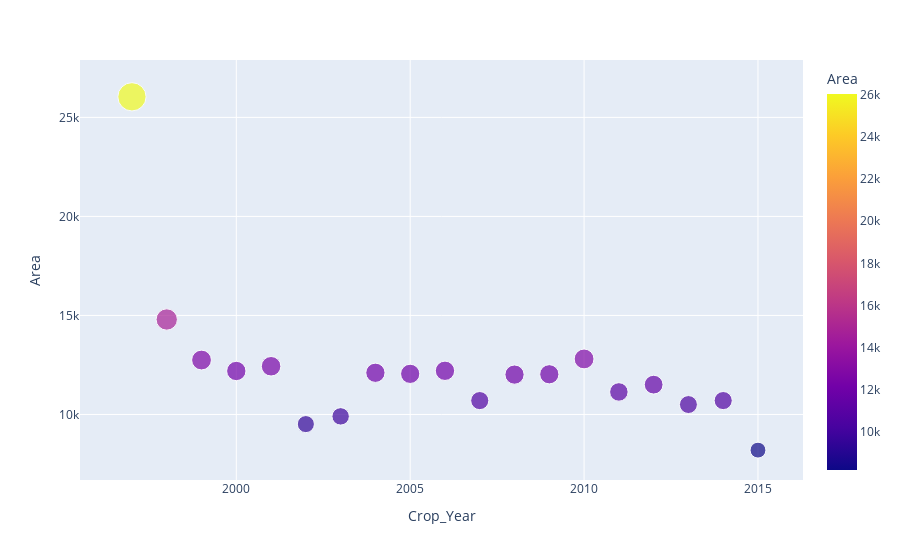

Write notebook code for a chart like this one.
### Markdown cell above
## Average Crop Area through the years

### Code cell
temp = df.groupby(by='Crop_Year')['Area'].mean().reset_index()
px.scatter(temp, 'Crop_Year', 'Area', color='Area', size='Area')

### Figure 1 — Plotly figure (JSON) as saved in the notebook; plotly's stock layout.template omitted (floating-point values rounded to 4 significant figures)
{"data": [{"hovertemplate": "Crop_Year=%{x}<br>Area=%{marker.color}<extra></extra>", "legendgroup": "", "marker": {"color": [26040.0, 14800.0, 12750.0, 12200.0, 12430.0, 9514.0, 9905.0, 12110.0, 12050.0, 12210.0, 10700.0, 12010.0, 12030.0, 12800.0, 11140.0, 11510.0, 10500.0, 10700.0, 8200.0], "coloraxis": "coloraxis", "size": [26040.0, 14800.0, 12750.0, 12200.0, 12430.0, 9514.0, 9905.0, 12110.0, 12050.0, 12210.0, 10700.0, 12010.0, 12030.0, 12800.0, 11140.0, 11510.0, 10500.0, 10700.0, 8200.0], "sizemode": "area", "sizeref": 65.1, "symbol": "circle"}, "mode": "markers", "name": "", "orientation": "v", "showlegend": false, "type": "scatter", "x": [1997, 1998, 1999, 2000, 2001, 2002, 2003, 2004, 2005, 2006, 2007, 2008, 2009, 2010, 2011, 2012, 2013, 2014, 2015], "xaxis": "x", "y": [26040.0, 14800.0, 12750.0, 12200.0, 12430.0, 9514.0, 9905.0, 12110.0, 12050.0, 12210.0, 10700.0, 12010.0, 12030.0, 12800.0, 11140.0, 11510.0, 10500.0, 10700.0, 8200.0], "yaxis": "y"}], "layout": {"coloraxis": {"colorbar": {"title": {"text": "Area"}}, "colorscale": [[0, "#0d0887"], [0.1111, "#46039f"], [0.2222, "#7201a8"], [0.3333, "#9c179e"], [0.4444, "#bd3786"], [0.5556, "#d8576b"], [0.6667, "#ed7953"], [0.7778, "#fb9f3a"], [0.8889, "#fdca26"], [1, "#f0f921"]]}, "legend": {"itemsizing": "constant", "tracegroupgap": 0}, "margin": {"t": 60}, "xaxis": {"anchor": "y", "domain": [0, 1], "title": {"text": "Crop_Year"}}, "yaxis": {"anchor": "x", "domain": [0, 1], "title": {"text": "Area"}}}}
